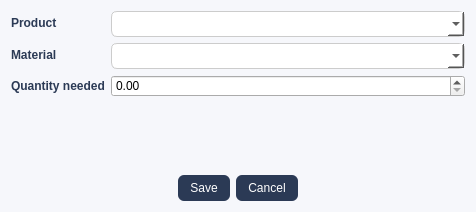
<?xml version="1.0" encoding="UTF-8"?>
<ui version="4.0">
 <class>BOMAddEdit</class>
 <widget class="QDialog" name="BOMAddEdit">
  <property name="geometry">
   <rect>
    <x>0</x>
    <y>0</y>
    <width>476</width>
    <height>212</height>
   </rect>
  </property>
  <property name="windowTitle">
   <string>Dialog</string>
  </property>
  <property name="styleSheet">
   <string notr="true">QDialog {
                background-color: #f6f7fb;
                border-radius: 10px;
}

QLabel {
	font-weight: bold;
	color: #2b3a55;
}

QLineEdit, QComboBox, QTextEdit, QSpinBox {
	border: 1px solid #ccc;
	border-radius: 6px;
	padding: 4px;
	 background-color: #ffffff;
}
 
QDialogButtonBox QPushButton {
	background-color: #2b3a55;
	color: white;
	border-radius: 6px;
	padding: 6px 12px;
}

QDialogButtonBox QPushButton:hover {
background-color: #3b4f70;
}</string>
  </property>
  <layout class="QVBoxLayout" name="verticalLayout">
   <item>
    <layout class="QFormLayout" name="formLayout">
     <item row="0" column="0">
      <widget class="QLabel" name="lblProduct">
       <property name="text">
        <string>Product</string>
       </property>
      </widget>
     </item>
     <item row="0" column="1">
      <widget class="QComboBox" name="cbProduct"/>
     </item>
     <item row="1" column="0">
      <widget class="QLabel" name="lblMaterial">
       <property name="text">
        <string>Material</string>
       </property>
      </widget>
     </item>
     <item row="1" column="1">
      <widget class="QComboBox" name="cbMaterial"/>
     </item>
     <item row="2" column="0">
      <widget class="QLabel" name="lblQuantity">
       <property name="text">
        <string>Quantity needed</string>
       </property>
      </widget>
     </item>
     <item row="2" column="1">
      <widget class="QDoubleSpinBox" name="sbQuantity"/>
     </item>
    </layout>
   </item>
   <item>
    <widget class="QDialogButtonBox" name="BOMButtonBox">
     <property name="orientation">
      <enum>Qt::Orientation::Horizontal</enum>
     </property>
     <property name="standardButtons">
      <set>QDialogButtonBox::StandardButton::Cancel|QDialogButtonBox::StandardButton::Save</set>
     </property>
     <property name="centerButtons">
      <bool>true</bool>
     </property>
    </widget>
   </item>
  </layout>
 </widget>
 <resources/>
 <connections>
  <connection>
   <sender>BOMButtonBox</sender>
   <signal>accepted()</signal>
   <receiver>BOMAddEdit</receiver>
   <slot>accept()</slot>
   <hints>
    <hint type="sourcelabel">
     <x>248</x>
     <y>254</y>
    </hint>
    <hint type="destinationlabel">
     <x>157</x>
     <y>274</y>
    </hint>
   </hints>
  </connection>
  <connection>
   <sender>BOMButtonBox</sender>
   <signal>rejected()</signal>
   <receiver>BOMAddEdit</receiver>
   <slot>reject()</slot>
   <hints>
    <hint type="sourcelabel">
     <x>316</x>
     <y>260</y>
    </hint>
    <hint type="destinationlabel">
     <x>286</x>
     <y>274</y>
    </hint>
   </hints>
  </connection>
 </connections>
</ui>
